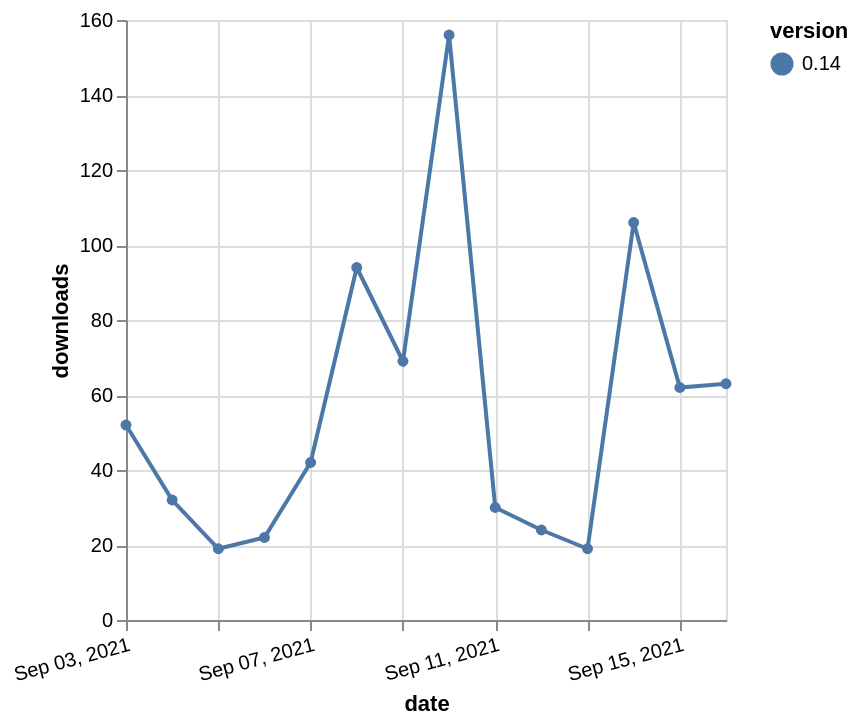

Specify this chart in Vega-Lite:
### Vega-Lite specification from a JSON file in a GitHub repository (floating-point values rounded to 4 significant figures)
{"$schema": "https://vega.github.io/schema/vega-lite/v5.json", "description": "A simple bar chart with embedded data.", "data": {"values": [{"date": "2021-09-03", "total": 80049, "delta": 52, "version": "0.14"}, {"date": "2021-09-04", "total": 80081, "delta": 32, "version": "0.14"}, {"date": "2021-09-05", "total": 80100, "delta": 19, "version": "0.14"}, {"date": "2021-09-06", "total": 80122, "delta": 22, "version": "0.14"}, {"date": "2021-09-07", "total": 80164, "delta": 42, "version": "0.14"}, {"date": "2021-09-08", "total": 80258, "delta": 94, "version": "0.14"}, {"date": "2021-09-09", "total": 80327, "delta": 69, "version": "0.14"}, {"date": "2021-09-10", "total": 80483, "delta": 156, "version": "0.14"}, {"date": "2021-09-11", "total": 80513, "delta": 30, "version": "0.14"}, {"date": "2021-09-12", "total": 80537, "delta": 24, "version": "0.14"}, {"date": "2021-09-13", "total": 80556, "delta": 19, "version": "0.14"}, {"date": "2021-09-14", "total": 80662, "delta": 106, "version": "0.14"}, {"date": "2021-09-15", "total": 80724, "delta": 62, "version": "0.14"}, {"date": "2021-09-16", "total": 80787, "delta": 63, "version": "0.14"}]}, "width": "container", "mark": {"type": "line", "point": {"filled": true}}, "encoding": {"x": {"field": "date", "type": "temporal", "timeUnit": "yearmonthdate", "title": "date", "axis": {"labelAngle": -15}}, "y": {"field": "delta", "type": "quantitative", "title": "downloads"}, "color": {"field": "version", "type": "nominal"}, "tooltip": {"field": "delta"}}}
